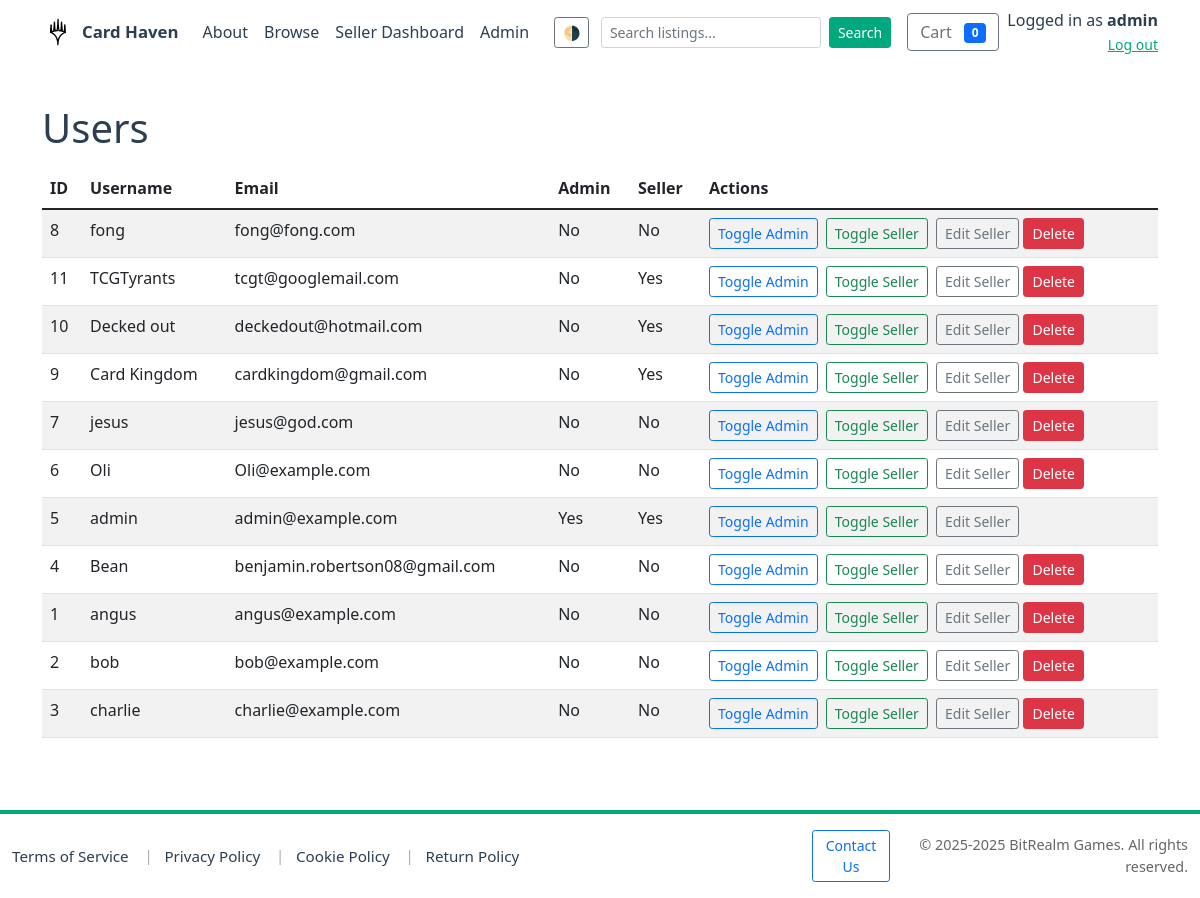
Page /admin/users (signed in) on the committed database.
### models.py (models this page shows, shortened)
class User(db.Model):
    __tablename__ = 'users'
    id = db.Column(db.Integer, primary_key=True)
    username = db.Column(db.String(150), unique=True, nullable=False)
    email = db.Column(db.String(255), unique=True, nullable=False)
    password_hash = db.Column(db.String(255), nullable=False)
    is_admin = db.Column(db.Boolean, default=False)
    is_seller = db.Column(db.Boolean, default=False)
    business_name = db.Column(db.String(255))
    seller_description = db.Column(db.Text)
    rating = db.Column(db.Float, default=0.0)
    total_sales = db.Column(db.Integer, default=0)
    logo_url = db.Column(db.String(512))
    created_at = db.Column(db.DateTime, default=datetime.utcnow)
    products = db.relationship('Product', back_populates='seller', lazy='dynamic')
    orders = db.relationship('Order', back_populates='buyer', lazy='dynamic')

### app.py (the view)
@app.route('/admin/users')
@admin_required
def admin_users():
    conn = get_db_connection()
    cur = conn.cursor()
    cur.execute("SELECT id, username, email, is_admin, is_seller, created_at FROM users ORDER BY created_at DESC")
    users = cur.fetchall()
    conn.close()
    return render_template('admin/users.html', users=users)

### app.py (called while the page is built)
def get_db_connection(path=DB_PATH):
    conn = sqlite3.connect(path)
    conn.row_factory = sqlite3.Row
    conn.execute("PRAGMA foreign_keys = ON;")
    try:
        cur = conn.cursor()
        cur.execute("PRAGMA table_info(products)")
        cols = [r['name'] for r in cur.fetchall()]
        if 'is_active' not in cols:
            try:
                cur.execute("ALTER TABLE products ADD COLUMN is_active INTEGER NOT NULL DEFAULT 1")
                conn.commit()
            except Exception:
                pass
    except Exception:
        pass
    return conn

@app.after_request
def set_security_headers(response):
    response.headers.setdefault('X-Frame-Options', 'SAMEORIGIN')
    response.headers.setdefault('X-Content-Type-Options', 'nosniff')
    response.headers.setdefault('Referrer-Policy', 'no-referrer-when-downgrade')
    if 'SSL_ENABLED' in globals() and SSL_ENABLED:
        response.headers.setdefault('Strict-Transport-Security', 'max-age=63072000; includeSubDomains; preload')
    return response

def admin_required(f):
    @wraps(f)
    def decorated(*args, **kwargs):
        uid = session.get('user_id')
        if not uid:
            return redirect(url_for('login', next=request.path))
        conn = get_db_connection()
        cur = conn.cursor()
        cur.execute("SELECT username, is_admin FROM users WHERE id = ?", (uid,))
        u = cur.fetchone()
        conn.close()
        allowed_admin_username = 'Bean'
        has_name_match = bool(u and u['username'] and u['username'].strip().lower() == allowed_admin_username.strip().lower())
        has_admin_flag = bool(u and u['is_admin'])
        if not (has_name_match or has_admin_flag):
            flash("Admin access required.")
            return redirect(url_for('index'))
        return f(*args, **kwargs)
    return decorated

### templates/admin/users.html (shortened to what this page needs)
<!doctype html>
<html lang="en">
<head>
  {% include 'head_includes.html' %}
</head>
<body>
  {% include 'navbar.html' %}
  <div class="container my-4">
    <h1>Users</h1>
    <table class="table table-striped mt-3">
      <thead>
        <tr>
          <th>ID</th>
          <th>Username</th>
          <th>Email</th>
          <th>Admin</th>
          <th>Seller</th>
          <th>Actions</th>
        </tr>
      </thead>
      <tbody>
        {% for u in users %}
          <tr>
            <td>{{ u['id'] }}</td>
            <td>{{ u['username'] }}</td>
            <td>{{ u['email'] }}</td>
            <td>{{ 'Yes' if u['is_admin'] else 'No' }}</td>
            <td>{{ 'Yes' if u['is_seller'] else 'No' }}</td>
            <td>
              <form action="{{ url_for('admin_user_toggle_admin', user_id=u['id']) }}" method="post" style="display:inline">
                <button class="btn btn-sm btn-outline-primary">Toggle Admin</button>
              </form>
              <form action="{{ url_for('admin_user_toggle_seller', user_id=u['id']) }}" method="post" style="display:inline" class="ms-1">
                <button class="btn btn-sm btn-outline-success">Toggle Seller</button>
              </form>
              <a href="{{ url_for('admin_edit_seller', user_id=u['id']) }}" class="btn btn-sm btn-outline-secondary ms-1">Edit Seller</a>
              {% if session.get('user_id') != u['id'] %}
              <form action="{{ url_for('admin_user_delete', user_id=u['id']) }}" method="post" style="display:inline" onsubmit="return confirm('Delete this user?');">
                <button class="btn btn-sm btn-danger">Delete</button>
              </form>
              {% endif %}
            </td>
          </tr>
        {% else %}
          <tr><td colspan="6">No users found.</td></tr>
        {% endfor %}
      </tbody>
    </table>
  </div>
  {% include 'footer.html' %}
</body>
</html>

### templates/navbar.html (shortened to what this page needs)
<nav class="navbar navbar-expand-lg mb-3 site-navbar" aria-label="Main navigation">
  <div class="container">
    <a class="navbar-brand d-flex align-items-center" href="{{ url_for('index') }}">
  <img id="site-logo" src="{{ url_for('static', filename='img/logo.svg') }}" alt="Card Haven logo" height="32" class="me-2 site-logo" style="width:auto;" title="Card Haven">
  <span>Card Haven</span>
    </a>
    <div class="collapse navbar-collapse" id="mainNav">
        <ul class="navbar-nav me-auto mb-2 mb-lg-0">
          <li class="nav-item"><a class="nav-link" href="/about">About</a></li>
        <li class="nav-item"><a class="nav-link" href="/products">Browse</a></li>
        {% if current_user_is_seller %}
          <li class="nav-item"><a class="nav-link" href="{{ url_for('seller_dashboard') }}">Seller Dashboard</a></li>
        {% endif %}
        {% if current_user_is_admin %}
          <li class="nav-item"><a class="nav-link" href="{{ url_for('admin_index') }}">Admin</a></li>
        {% endif %}
      </ul>
  <div class="d-none d-lg-flex align-items-center gap-2 navbar-right">
        <button id="theme-toggle" class="btn btn-sm btn-outline-secondary me-1" title="Toggle theme" onclick="toggleTheme()">🌗</button>
        <form class="d-none d-lg-flex align-items-center me-2" action="{{ url_for('products') }}" method="get">
          <input name="search" class="form-control form-control-sm me-2" type="search" placeholder="Search listings..." aria-label="Search" value="{{ request.args.get('search','') }}">
          <button class="btn btn-sm btn-primary" type="submit">Search</button>
        </form>
        <a href="{{ url_for('cart_view') }}" class="btn btn-outline-secondary position-relative">
          Cart <span id="cart-count" class="badge bg-primary ms-2">0</span>
        </a>
        {% if session.get('user_id') %}
          <div class="text-end user-info mt-2 mt-lg-0">
            <div>Logged in as <strong>{{ session.get('username') }}</strong></div>
            <a href="{{ url_for('logout') }}" class="small">Log out</a>
          </div>
        {% else %}
          <div class="auth-buttons d-flex gap-1 mt-2 mt-lg-0">
            <a href="{{ url_for('login') }}" class="btn btn-sm btn-outline-primary">Login</a>
            <a href="{{ url_for('register') }}" class="btn btn-sm btn-primary">Register</a>
          </div>
        {% endif %}
      </div>
    </div>
  </div>
</nav>
<main class="site-content">

### static/css/theme.css (style rules this page uses)
:root { --bg: #ffffff; --surface: #ffffff; --text: #2c3e50; --muted: #666666; --primary: #00a87e; --accent: #007b60; --card-shadow: rgba(0,0,0,0.06); }
body, .card, .listing-card, .profile-header, .seller-header { transition: background-color 180ms ease, color 180ms ease, box-shadow 180ms ease; }
body { background: var(--bg); color: var(--text); }
a { color: var(--primary); }
.navbar, .card, .listing-card, .profile-header { background: var(--surface); }
.btn-primary { background-color: var(--primary, var(--primary-color, #00a87e)) !important; border-color: var(--primary, var(--primary-color, #00a87e)) !important; color: #fff !important; }
.site-navbar .navbar-brand, .site-navbar .navbar-brand span, .site-navbar .navbar-brand a { color: var(--text) !important; }

### templates/navbar.html (style rules this page uses)
.navbar-brand img { height: 32px; width: auto; display: inline-block; vertical-align: middle; }
.site-navbar { background: var(--surface) !important; }
.site-navbar .nav-link { color: var(--text) !important; }
.site-navbar .navbar-brand span { font-size: 1.05rem; font-weight: 600; }
.site-navbar .form-control { min-width: 0; }

### templates/footer.html (style rules this page uses)
html, body { height: 100%; }
body { display: flex; flex-direction: column; min-height: 100vh; }
.site-content { flex: 1 0 auto; }

### rows in the picture
User: get "admin", id "5", username "admin", email "admin@example.com", is_admin "Yes", is_seller "Yes"
User: id "8", username "fong", email "fong@fong.com", is_admin "No", is_seller "No"
User: id "11", username "TCGTyrants", email "tcgt@googlemail.com", is_admin "No", is_seller "Yes"
User: id "10", username "Decked out", email "deckedout@hotmail.com", is_admin "No", is_seller "Yes"
User: id "9", username "Card Kingdom", email "cardkingdom@gmail.com", is_admin "No", is_seller "Yes"
User: id "7", username "jesus", email "jesus@god.com", is_admin "No", is_seller "No"
User: id "6", username "Oli", email "Oli@example.com", is_admin "No", is_seller "No"
User: id "4", username "Bean", email "benjamin.robertson08@gmail.com", is_admin "No", is_seller "No"
User: id "1", username "angus", email "angus@example.com", is_admin "No", is_seller "No"
User: id "2", username "bob", email "bob@example.com", is_admin "No", is_seller "No"
User: id "3", username "charlie", email "charlie@example.com", is_admin "No", is_seller "No"
